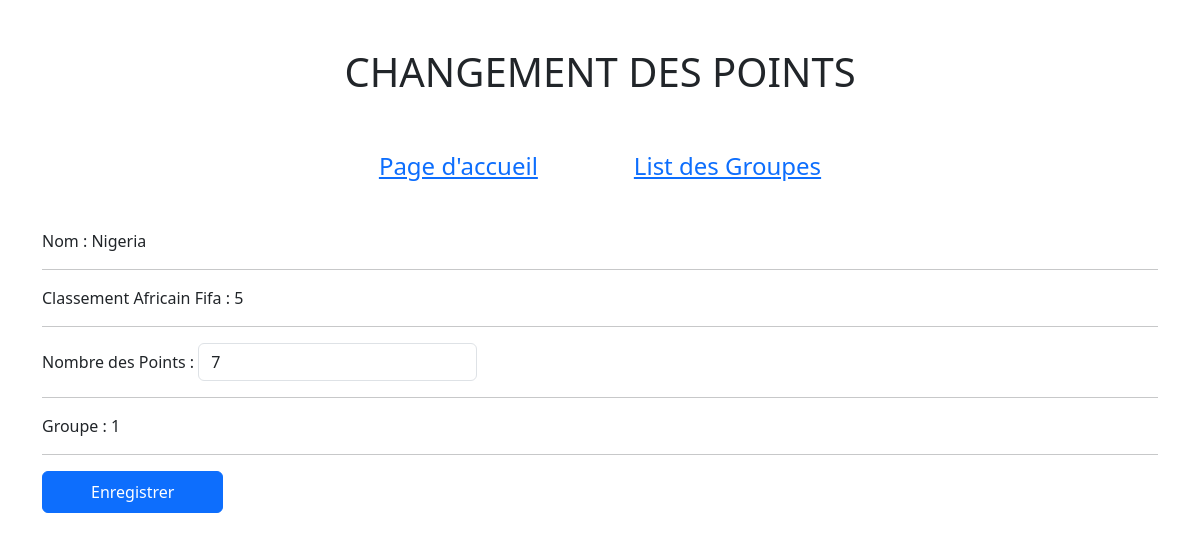
Page /Afcon/modifier/2/ on the committed database.
### Afcon/models.py (models this page shows)
class Equipes(models.Model):
    name = models.CharField(max_length=200)
    classement = models.IntegerField(default=0)
    points = models.IntegerField(default=0)
    groupe = models.ForeignKey(Groupes, on_delete=models.CASCADE)

### Afcon/views.py (the view)
# urls.py: path('modifier/<int:equipe_id>/', views.ViewModifier, name='ViewModifier'),
def ViewModifier(request, equipe_id):
    template = loader.get_template('Afcon/modifier.html')
    equipe = Equipes.objects.get(id=equipe_id)
    context = {'equipe': equipe}
    return HttpResponse(template.render(context, request))

### Afcon/templates/Afcon/modifier.html (shortened to what this page needs)
<!DOCTYPE html>
<html lang="en">
<head>
    <link rel="stylesheet" href="//cdn.jsdelivr.net/npm/bootstrap@5.3.2/dist/css/bootstrap.min.css" />
    {% load static %}
    <link rel="stylesheet" href="{% static 'Afcon/style.css' %}" />
</head>
<body>
    <h1 class="h1 p-5">Changement des Points</h1>
    <ul class="list mb-5">
        <li class="px-5"><a href="{% url 'Afcon:ViewAccueil' %}" class="h4 link-primary">Page d'accueil</a></li>
        <li class="px-5"><a href="{% url 'Afcon:ViewGroupe' %}" class="h4 link-primary">List des Groupes</a></li>
    </ul>
    <div class="container">
        <div class="row">
            <form action="{% url 'Afcon:editPoints' equipe.id %}" method="POST">
                Nom : {{ equipe.name }}
                <hr/>
                Classement Africain Fifa : {{ equipe.classement }}
                <hr/>
                Nombre des Points : <input type="number" class="form-control mw-25 w-25 d-inline-block" name="points" value="{{ equipe.points }}" />
                <hr/>
                Groupe : {{ equipe.groupe_id }}
                <hr/>
                <input type="submit" class="btn btn-primary px-5 py-2" value="Enregistrer" />
            </form>
        </div>
    </div>
</body>
</html>

### Afcon/static/Afcon/style.css (style rules this page uses)
body { margin: 0px; padding: 0px; }
h1 { text-align: center; color: brown; font-size: 25px; text-transform: uppercase; }
ul.list { list-style: none; margin: 0px; padding: 0px; display: flex; align-items: center; justify-content: center; }
ul.list li { display: inline-block; }

### rows in the picture
Equipes: name "Nigeria", classement "5", points "7", groupe_id "1"
